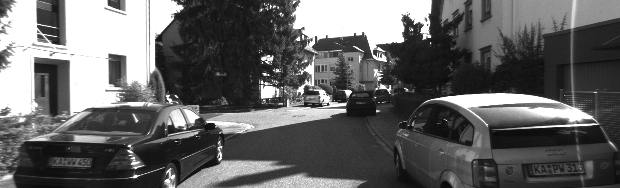
//> input picture SLAM/images/1615.png, 620 x 188 px
$ ./orb_cv   (built with g++ and OpenCV 4)
//> lines starting //> are read from the running program, lines starting //| are printed output that depends on the picture
#include <opencv2/opencv.hpp>
#include <iostream>
#include <opencv2/features2d/features2d.hpp>

using namespace std;

int main()
{
    cv::Mat image1;
    cv::Mat image2;

    image1 = cv::imread("/home/havaie/Codes/SLAM/SLAM/images/1615.png");
//> image1 is the input picture: 188 rows x 620 cols, CV_8UC3; min 10, max 255, mean 100.1
    image2 = cv::imread("/home/havaie/Codes/SLAM/SLAM/images/171.png");
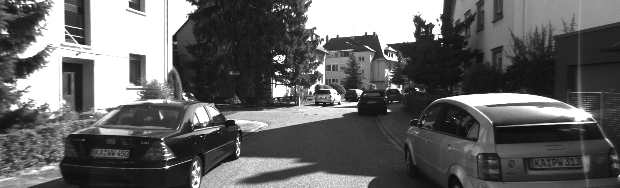
//> input picture SLAM/images/171.png, 620 x 188 px
//> image2 is the input picture: 188 rows x 620 cols, CV_8UC3; min 10, max 255, mean 100.2

    // GFTT detector
    cv::Ptr<cv::GFTTDetector> gftt_detector_ = cv::GFTTDetector::create( 150, 0.01, 20);
    vector<cv::KeyPoint> keypoints1, keypoints2;
    cv::Mat descriptor1, descriptor2;
    // cv::Ptr<cv::FeatureDetector> detector = cv::ORB::create();
    cv::Ptr<cv::DescriptorExtractor> extractor = cv::ORB::create();
    cv::Ptr<cv::DescriptorMatcher> matcher = cv::DescriptorMatcher::create(cv::DescriptorMatcher::BRUTEFORCE_HAMMING);

    // detect keypoints
    gftt_detector_->detect(image1, keypoints1);
//> keypoints1 = 129 keypoints; strongest (x, y, size): (328, 104, 3), (430, 36, 3), (376, 111, 3), (169, 95, 3)
    gftt_detector_->detect(image2, keypoints2);
//> keypoints2 = 130 keypoints; strongest (x, y, size): (339, 103, 3), (434, 39, 3), (274, 58, 3), (361, 91, 3)

    // compute descriptor
    extractor->compute(image1, keypoints1, descriptor1);
//> keypoints1 = 79 keypoints; strongest (x, y, size): (328, 104, 3), (430, 36, 3), (376, 111, 3), (169, 95, 3)
    extractor->compute(image2, keypoints2, descriptor2);
//> keypoints2 = 81 keypoints; strongest (x, y, size): (339, 103, 3), (434, 39, 3), (274, 58, 3), (361, 91, 3)

    // match descriptors
    vector<cv::DMatch> matches;
    vector<vector<cv::DMatch>> matches_knn;
    matcher->knnMatch(descriptor1, descriptor2, matches_knn, 2);
//> matches_knn = 79 matches

    // Lowe's ratio test
    const float ratio_thresh = 0.7f;
    for (size_t i = 0; i < matches_knn.size(); i++) {
        if (matches_knn[i][0].distance < ratio_thresh * matches_knn[i][1].distance) {
            matches.push_back(matches_knn[i][0]);
        }
    }
//> this loop made 79 passes

    // show results without filtering
    cv::Mat result;
    cv::drawMatches(image1, keypoints1, image2, keypoints2, matches, result);
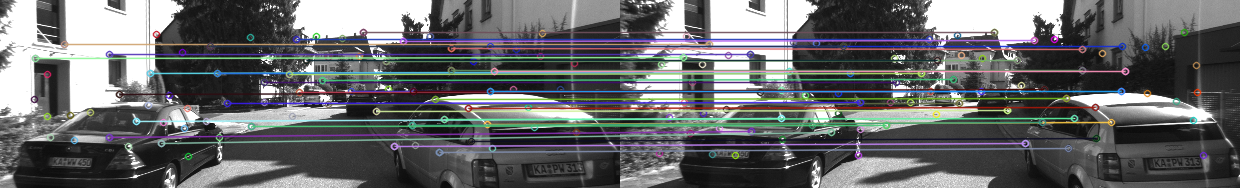
//> result: 188 rows x 1240 cols, CV_8UC3; mean B, G, R 105.6, 104, 102.6
    cv::imshow("good_mathcer", result);
    cv::waitKey(0);
    cv::destroyAllWindows();

    return 0;
}
